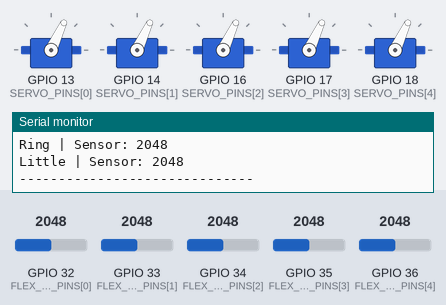
This sketch was run on a simulated ESP32. Shown: 5 × servo, the last lines printed to the serial monitor. The test bench sets the inputs (shaded band); at power-on: GPIO 32 (FLEX_SENSOR_PINS[0]) = 2048, GPIO 33 (FLEX_SENSOR_PINS[1]) = 2048, GPIO 34 (FLEX_SENSOR_PINS[2]) = 2048, GPIO 35 (FLEX_SENSOR_PINS[3]) = 2048, GPIO 36 (FLEX_SENSOR_PINS[4]) = 2048 (analog values on the 0–4095 scale).

Above: at 1.7 s.
1.8 s: GPIO 32 (FLEX_SENSOR_PINS[0]) set to 2866
At 2.1 s:
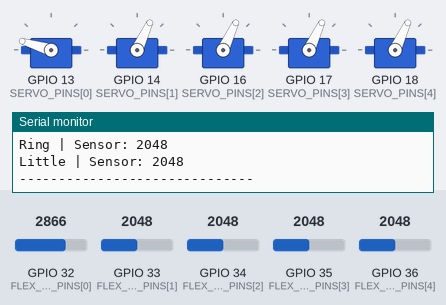
3.3 s: GPIO 33 (FLEX_SENSOR_PINS[1]) set to 2866
At 3.6 s:
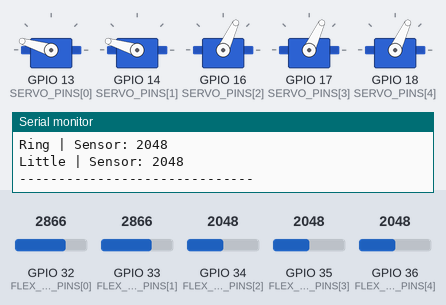
4.8 s: GPIO 34 (FLEX_SENSOR_PINS[2]) set to 2866
At 5.7 s:
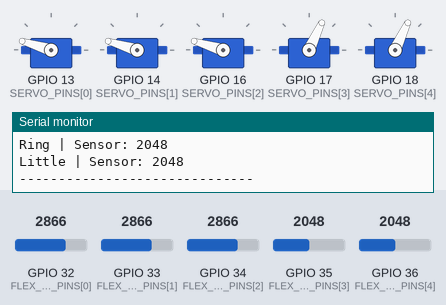
6.3 s: GPIO 35 (FLEX_SENSOR_PINS[3]) set to 2866
At 7.4 s:
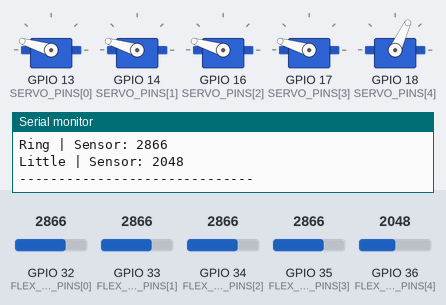
7.8 s: GPIO 36 (FLEX_SENSOR_PINS[4]) set to 2866
At 9.0 s:
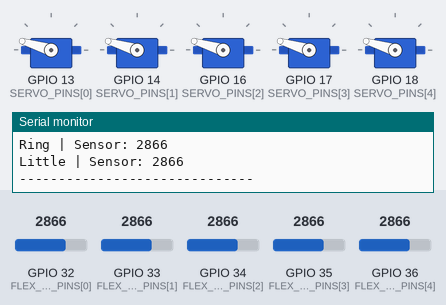
9.3 s: GPIO 32 (FLEX_SENSOR_PINS[0]) set to 3972
At 9.8 s:
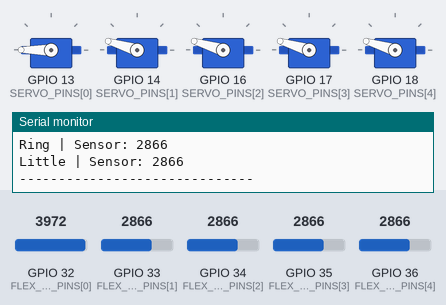
Timing chart, 0 to 11.8 s (numbered marks = the images above; inputs shaded):
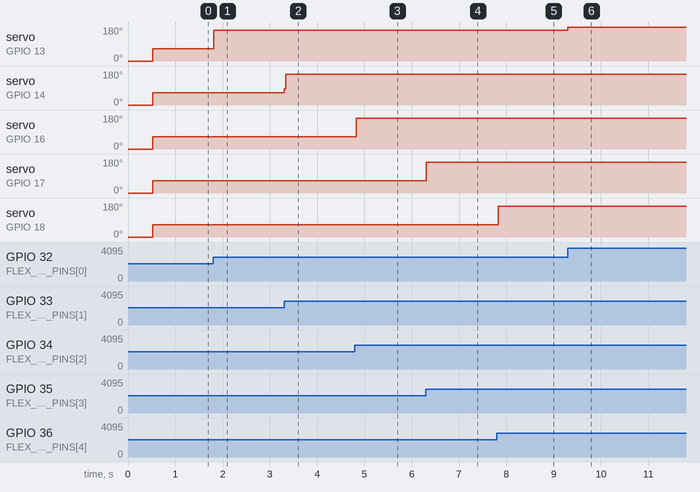

Measured:
- after the input at 1.8 s, servo on GPIO 13 (SERVO_PINS[0]): 65° → 163° at once
- after the input at 3.3 s, servo on GPIO 14 (SERVO_PINS[1]): 65° → 163° at once
- after the input at 4.8 s, servo on GPIO 16 (SERVO_PINS[2]): 65° → 163° at once
- after the input at 6.3 s, servo on GPIO 17 (SERVO_PINS[3]): 65° → 163° at once
- after the input at 7.8 s, servo on GPIO 18 (SERVO_PINS[4]): 65° → 163° at once
- after the input at 9.3 s, servo on GPIO 13 (SERVO_PINS[0]): 163° → 180° at once

The sketch:

CYBERHAND.ino
```cpp
#include <Arduino.h>

#include "config.h"
#include "flex_sensor.h"
#include "servo_control.h"

void setup() {
    Serial.begin(SERIAL_BAUD_RATE);
    delay(500);

    Serial.println();
    Serial.println("==============================");
    Serial.println("   CYBERHAND ROBOTIC HAND");
    Serial.println("==============================");

    initFlexSensors();
    Serial.println("Flex sensors initialized.");

    initServoControl();
    Serial.println("Servo motors initialized.");

    Serial.println("CYBERHAND READY");
}

void loop() {
    for (uint8_t i = 0; i < TOTAL_FINGERS; i++) {
        int sensorValue = readFlexSensor(i);

        moveFinger(i, sensorValue);

        Serial.print(FINGER_NAMES[i]);
        Serial.print(" | Sensor: ");
        Serial.print(sensorValue);

        Serial.println();
    }

    Serial.println("------------------------------");
    delay(20);
}
```

flex_sensor.cpp
```cpp
#include "flex_sensor.h"
#include "config.h"

void initFlexSensors() {

    analogReadResolution(12);

    for (uint8_t i = 0; i < TOTAL_FINGERS; i++) {
        pinMode(FLEX_SENSOR_PINS[i], INPUT);

        analogSetPinAttenuation(
            FLEX_SENSOR_PINS[i],
            ADC_11db
        );
    }
}

int readFlexSensor(uint8_t fingerIndex) {

    if (fingerIndex >= TOTAL_FINGERS) {
        return 0;
    }

    long total = 0;

    // Average five ADC readings
    for (uint8_t i = 0; i < 5; i++) {
        total += analogRead(FLEX_SENSOR_PINS[fingerIndex]);
        delayMicroseconds(500);
    }

    return total / 5;
}
```

flex_sensor.h
```cpp
#ifndef FLEX_SENSOR_H
#define FLEX_SENSOR_H

#include <Arduino.h>

void initFlexSensors();

int readFlexSensor(uint8_t fingerIndex);

#endif
```

servo_control.cpp
```cpp
#include "servo_control.h"
#include "config.h"

#include <ESP32Servo.h>

// Create five servo objects
static Servo fingerServos[TOTAL_FINGERS];

void initServoControl() {

    for (uint8_t i = 0; i < TOTAL_FINGERS; i++) {

        fingerServos[i].setPeriodHertz(50);

        fingerServos[i].attach(
            SERVO_PINS[i],
            500,
            2400
        );

        fingerServos[i].write(SERVO_STRAIGHT_ANGLE);
    }
}

void moveFinger(uint8_t fingerIndex, int sensorValue) {

    if (fingerIndex >= TOTAL_FINGERS) {
        return;
    }

    int straightValue = FLEX_STRAIGHT_VALUE[fingerIndex];
    int bentValue = FLEX_BENT_VALUE[fingerIndex];

    if (straightValue == bentValue) {
        return;
    }

    // Convert sensor reading into servo angle
    int servoAngle = map(
        sensorValue,
        straightValue,
        bentValue,
        SERVO_STRAIGHT_ANGLE,
        SERVO_BENT_ANGLE
    );

    // Keep angle within safe limits
    servoAngle = constrain(
        servoAngle,
        SERVO_MIN_ANGLE,
        SERVO_MAX_ANGLE
    );

    fingerServos[fingerIndex].write(servoAngle);
}
```

servo_control.h
```cpp
#ifndef SERVO_CONTROL_H
#define SERVO_CONTROL_H

#include <Arduino.h>

void initServoControl();

void moveFinger(uint8_t fingerIndex, int sensorValue);

#endif
```

config.h
```cpp
#ifndef CONFIG_H
#define CONFIG_H

#include <Arduino.h>

// Number of fingers
#define TOTAL_FINGERS 5

// Serial Monitor
#define SERIAL_BAUD_RATE 115200

// Flex sensor pins
static const uint8_t FLEX_SENSOR_PINS[TOTAL_FINGERS] = {
    32,  // Thumb
    33,  // Index
    34,  // Middle
    35,  // Ring
    36   // Little
};

// Servo signal pins
static const uint8_t SERVO_PINS[TOTAL_FINGERS] = {
    13,  // Thumb
    14,  // Index
    16,  // Middle
    17,  // Ring
    18   // Little
};

// Finger names
static const char* const FINGER_NAMES[TOTAL_FINGERS] = {
    "Thumb",
    "Index",
    "Middle",
    "Ring",
    "Little"
};

// Initial flex sensor calibration values.
// Replace these after testing straight and bent sensor readings.
static const int FLEX_STRAIGHT_VALUE[TOTAL_FINGERS] = {
    1500, 1500, 1500, 1500, 1500
};

static const int FLEX_BENT_VALUE[TOTAL_FINGERS] = {
    3000, 3000, 3000, 3000, 3000
};

// Servo angle limits
#define SERVO_MIN_ANGLE 0
#define SERVO_MAX_ANGLE 180

// Servo positions
#define SERVO_STRAIGHT_ANGLE 0
#define SERVO_BENT_ANGLE 180

#endif
```
